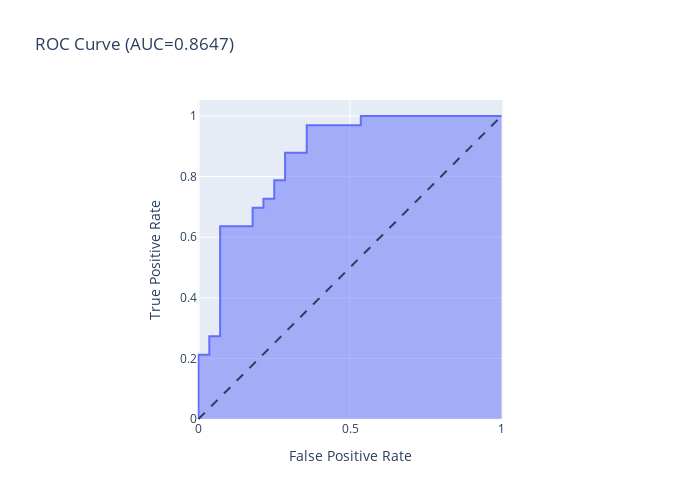

Source (notebook cell):
### Code cell
# Versión de Plotly de la curva ROC
fig = px.area(
    x=fpr,
    y=tpr,
    title=f'ROC Curve (AUC={auc:.4f})',
    labels=dict(x='False Positive Rate', y='True Positive Rate'),
    width=700, height=500
)
fig.add_shape(
    type='line', line=dict(dash='dash'),
    x0=0, x1=1, y0=0, y1=1
)

fig.update_yaxes(scaleanchor="x", scaleratio=1)
fig.update_xaxes(constrain='domain')
fig.show()

### Figure 1 — Plotly figure (JSON) as saved in the notebook; plotly's stock layout.template omitted (floating-point values rounded to 4 significant figures)
{"data": [{"fillpattern": {"shape": ""}, "hovertemplate": "False Positive Rate=%{x}<br>True Positive Rate=%{y}<extra></extra>", "legendgroup": "", "line": {"color": "#636efa"}, "marker": {"symbol": "circle"}, "mode": "lines", "name": "", "orientation": "v", "showlegend": false, "stackgroup": "1", "type": "scatter", "x": [0.0, 0.0, 0.0, 0.03571, 0.03571, 0.07143, 0.07143, 0.1786, 0.1786, 0.2143, 0.2143, 0.25, 0.25, 0.2857, 0.2857, 0.3571, 0.3571, 0.5357, 0.5357, 1.0], "xaxis": "x", "y": [0.0, 0.0303, 0.2121, 0.2121, 0.2727, 0.2727, 0.6364, 0.6364, 0.697, 0.697, 0.7273, 0.7273, 0.7879, 0.7879, 0.8788, 0.8788, 0.9697, 0.9697, 1.0, 1.0], "yaxis": "y"}], "layout": {"height": 500, "legend": {"tracegroupgap": 0}, "shapes": [{"line": {"dash": "dash"}, "type": "line", "x0": 0, "x1": 1, "y0": 0, "y1": 1}], "title": {"text": "ROC Curve (AUC=0.8647)"}, "width": 700, "xaxis": {"anchor": "y", "constrain": "domain", "domain": [0, 1], "title": {"text": "False Positive Rate"}}, "yaxis": {"anchor": "x", "domain": [0, 1], "scaleanchor": "x", "scaleratio": 1, "title": {"text": "True Positive Rate"}}}}
